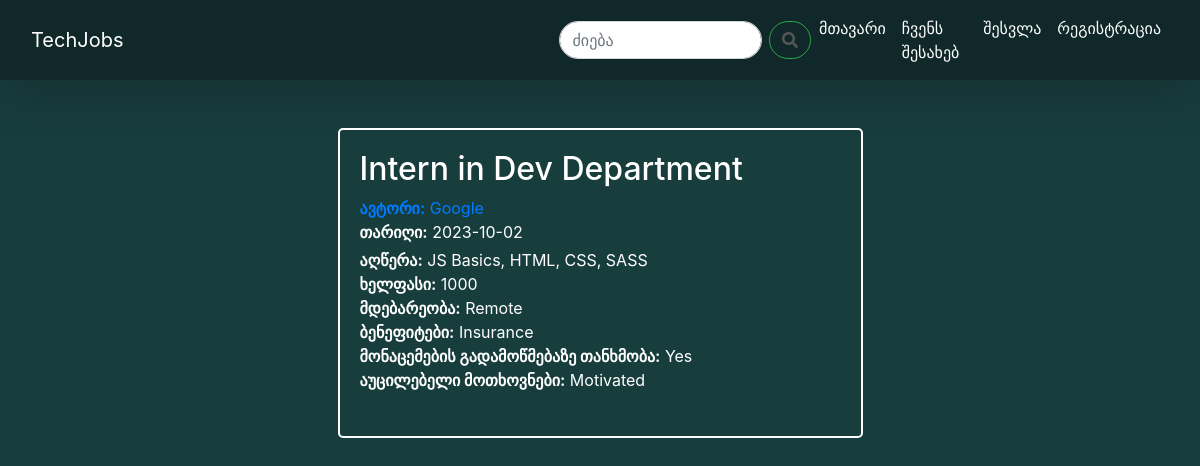
Page /job/38 on the committed database.
### app/models.py (models this page shows, shortened)
class Job(db.Model):
    id = db.Column(db.Integer, primary_key=True)
    title = db.Column(db.String(20), unique=True, nullable=False)
    date_posted = db.Column(db.DateTime, nullable=False, default=datetime.utcnow)
    description = db.Column(db.Text, nullable=False)
    user_id = db.Column(db.Integer, db.ForeignKey('user.id'), nullable=False)
    salary = db.Column(db.String(50), nullable=True)
    location = db.Column(db.String(100), nullable=True)
    benefits = db.Column(db.Text, nullable=True)
    data_verification = db.Column(db.Text, nullable=True)
    required_skills = db.Column(db.Text, nullable=True)

class User(db.Model, UserMixin):
    id = db.Column(db.Integer, primary_key=True)
    username = db.Column(db.String(20), unique=True, nullable=False)
    email = db.Column(db.String(120), unique=True, nullable=False)
    image_file = db.Column(db.String(20), nullable=False, default='default.jpg')
    password = db.Column(db.String(30), nullable=False)
    jobs = db.relationship('Job', backref='author', lazy=True)

### app/jobs/routes.py (the view)
@jobs.route('/job/<int:job_id>')
def job(job_id):
    job = Job.query.get_or_404(job_id)
    return render_template('job.html', title=job.title, job=job)

### app/templates/job.html (shortened to what this page needs)
{% extends "base.html" %}
{% block content %}
<br>
<br>
<div class="container">
    <div class="row">
        <div class="col-md-6 offset-md-3">
            <div class="rectangle-border">
                <h2 class="white-text">{{ job.title }}</h2>
                <a class="mb-1" href="{{ url_for('users.user_jobs', username=job.author.username) }}"><strong>ავტორი:</strong> {{ job.author.username }}</a>
                <p class="white-text mb-1"><strong>თარიღი:</strong> {{ job.date_posted.strftime('%Y-%m-%d') }}</p>
                <p class="white-text mb-0"><strong>აღწერა:</strong> {{ job.description }}</p>
                {% if job.salary %}
                <p class="white-text mb-0"><strong>ხელფასი:</strong> {{ job.salary }}</p>
                {% endif %}
                {% if job.location %}
                <p class="white-text mb-0"><strong>მდებარეობა:</strong> {{ job.location }}</p>
                {% endif %}
                {% if job.benefits %}
                <p class="white-text mb-0"><strong>ბენეფიტები:</strong> {{ job.benefits }}</p>
                {% endif %}
                {% if job.data_verification %}
                <p class="white-text mb-0"><strong>მონაცემების გადამოწმებაზე თანხმობა:</strong> {{ job.data_verification }}</p>
                {% endif %}
                {% if job.required_skills %}
                <p class="white-text mb-0"><strong>აუცილებელი მოთხოვნები:</strong> {{ job.required_skills }}</p>
                {% endif %}
                <br>
            </div>
        </div>
    </div>
</div>
{% endblock %}

### app/static/main.css (style rules this page uses)
body { background-color: #183D3D; }
.white-text { color: #fff; }
.rectangle-border { border: 2px solid #fff; border-radius: 5px; padding: 20px; }

### rows in the picture
Job: title "Intern in Dev Department", date_posted "2023-10-02", description "JS Basics, HTML, CSS, SASS", salary "1000", location "Remote", benefits "Insurance", data_verification "Yes", required_skills "Motivated"
User: author.username "Google"
